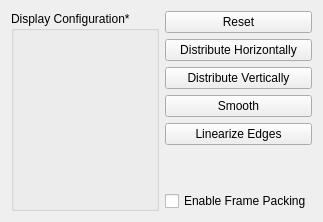
      <widget class="QWidget" name="tab_5">
       <attribute name="title">
        <string>Display</string>
       </attribute>
       <layout class="QHBoxLayout" name="horizontalLayout_44" stretch="10,0">
        <property name="spacing">
         <number>6</number>
        </property>
        <item>
         <widget class="QGroupBox" name="displayBox">
          <property name="title">
           <string>Display Configuration*</string>
          </property>
          <layout class="QHBoxLayout" name="horizontalLayout_45">
           <property name="margin">
            <number>0</number>
           </property>
           <item>
            <widget class="QStackedWidget" name="displayWidget">
             <widget class="QWidget" name="page"/>
             <widget class="QWidget" name="page_2"/>
            </widget>
           </item>
          </layout>
         </widget>
        </item>
        <item>
         <layout class="QVBoxLayout" name="verticalLayout_16">
          <item>
           <layout class="QVBoxLayout" name="verticalLayout_13">
            <item>
             <widget class="QPushButton" name="resetButton">
              <property name="text">
               <string>Reset</string>
              </property>
             </widget>
            </item>
            <item>
             <widget class="QPushButton" name="distributeHoriz">
              <property name="text">
               <string>Distribute Horizontally</string>
              </property>
             </widget>
            </item>
            <item>
             <widget class="QPushButton" name="distributeVert">
              <property name="text">
               <string>Distribute Vertically</string>
              </property>
             </widget>
            </item>
            <item>
             <widget class="QPushButton" name="smoothButton">
              <property name="text">
               <string>Smooth</string>
              </property>
             </widget>
            </item>
            <item>
             <widget class="QPushButton" name="linearizeEdgesButton">
              <property name="text">
               <string>Linearize Edges</string>
              </property>
             </widget>
            </item>
            <item>
             <spacer name="verticalSpacer_3">
              <property name="orientation">
               <enum>Qt::Vertical</enum>
              </property>
              <property name="sizeHint" stdset="0">
               <size>
                <width>20</width>
                <height>40</height>
               </size>
              </property>
             </spacer>
            </item>
           </layout>
          </item>
          <item>
           <widget class="QCheckBox" name="framePackingEnabled">
            <property name="toolTip">
             <string>If enabled, packs 3 frames into the R, G, and B color channels</string>
            </property>
            <property name="text">
             <string>Enable Frame Packing</string>
            </property>
           </widget>
          </item>
         </layout>
        </item>
       </layout>
      </widget>
